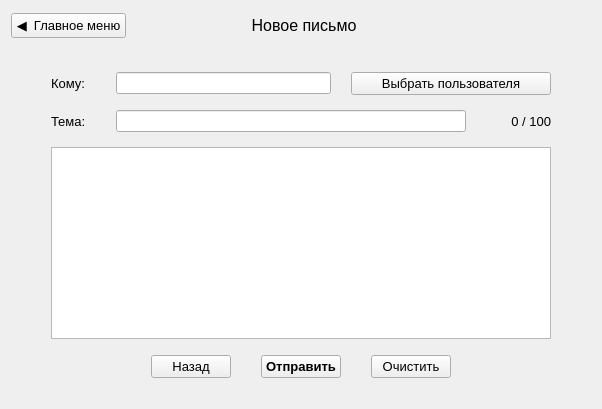
      <widget class="QWidget" name="menu06_page_send_email">
       <layout class="QVBoxLayout" name="verticalLayout_3">
        <item>
         <widget class="QWidget" name="menu06_header" native="true">
          <property name="minimumSize">
           <size>
            <width>0</width>
            <height>30</height>
           </size>
          </property>
          <property name="maximumSize">
           <size>
            <width>16777215</width>
            <height>30</height>
           </size>
          </property>
          <layout class="QHBoxLayout" name="_4" stretch="1,3,1">
           <property name="leftMargin">
            <number>0</number>
           </property>
           <property name="topMargin">
            <number>0</number>
           </property>
           <property name="rightMargin">
            <number>0</number>
           </property>
           <property name="bottomMargin">
            <number>0</number>
           </property>
           <item>
            <widget class="QPushButton" name="menu06_back">
             <property name="font">
              <font>
               <pointsize>10</pointsize>
              </font>
             </property>
             <property name="text">
              <string>◀  Главное меню</string>
             </property>
            </widget>
           </item>
           <item>
            <widget class="QLabel" name="menu06_label">
             <property name="minimumSize">
              <size>
               <width>0</width>
               <height>30</height>
              </size>
             </property>
             <property name="maximumSize">
              <size>
               <width>16777215</width>
               <height>30</height>
              </size>
             </property>
             <property name="text">
              <string>&lt;html&gt;&lt;head/&gt;&lt;body&gt;&lt;p align=&quot;center&quot;&gt;&lt;span style=&quot; font-size:12pt;&quot;&gt;Новое письмо&lt;/span&gt;&lt;/p&gt;&lt;/body&gt;&lt;/html&gt;</string>
             </property>
            </widget>
           </item>
           <item>
            <spacer name="horizontalSpacer_3">
             <property name="orientation">
              <enum>Qt::Horizontal</enum>
             </property>
             <property name="sizeHint" stdset="0">
              <size>
               <width>40</width>
               <height>20</height>
              </size>
             </property>
            </spacer>
           </item>
          </layout>
         </widget>
        </item>
        <item>
         <spacer name="verticalSpacer_4">
          <property name="orientation">
           <enum>Qt::Vertical</enum>
          </property>
          <property name="sizeType">
           <enum>QSizePolicy::Fixed</enum>
          </property>
          <property name="sizeHint" stdset="0">
           <size>
            <width>20</width>
            <height>5</height>
           </size>
          </property>
         </spacer>
        </item>
        <item>
         <layout class="QVBoxLayout" name="menu06_container">
          <property name="leftMargin">
           <number>40</number>
          </property>
          <property name="rightMargin">
           <number>40</number>
          </property>
          <item>
           <spacer name="verticalSpacer_6">
            <property name="orientation">
             <enum>Qt::Vertical</enum>
            </property>
            <property name="sizeType">
             <enum>QSizePolicy::Fixed</enum>
            </property>
            <property name="sizeHint" stdset="0">
             <size>
              <width>20</width>
              <height>20</height>
             </size>
            </property>
           </spacer>
          </item>
          <item>
           <layout class="QVBoxLayout" name="menu06_center_container">
            <property name="spacing">
             <number>15</number>
            </property>
            <item>
             <layout class="QHBoxLayout" name="menu06_recipient">
              <property name="spacing">
               <number>15</number>
              </property>
              <item>
               <widget class="QLabel" name="menu06_recipient_label">
                <property name="minimumSize">
                 <size>
                  <width>50</width>
                  <height>0</height>
                 </size>
                </property>
                <property name="maximumSize">
                 <size>
                  <width>50</width>
                  <height>16777215</height>
                 </size>
                </property>
                <property name="font">
                 <font>
                  <pointsize>10</pointsize>
                 </font>
                </property>
                <property name="text">
                 <string>Кому:</string>
                </property>
               </widget>
              </item>
              <item>
               <widget class="QLineEdit" name="menu06_recipient_field">
                <property name="maxLength">
                 <number>256</number>
                </property>
               </widget>
              </item>
              <item>
               <spacer name="horizontalSpacer_4">
                <property name="orientation">
                 <enum>Qt::Horizontal</enum>
                </property>
                <property name="sizeType">
                 <enum>QSizePolicy::Fixed</enum>
                </property>
                <property name="sizeHint" stdset="0">
                 <size>
                  <width>5</width>
                  <height>5</height>
                 </size>
                </property>
               </spacer>
              </item>
              <item>
               <widget class="QPushButton" name="menu06_recipient_select">
                <property name="minimumSize">
                 <size>
                  <width>200</width>
                  <height>0</height>
                 </size>
                </property>
                <property name="maximumSize">
                 <size>
                  <width>16777215</width>
                  <height>26</height>
                 </size>
                </property>
                <property name="font">
                 <font>
                  <pointsize>10</pointsize>
                 </font>
                </property>
                <property name="text">
                 <string>Выбрать пользователя</string>
                </property>
               </widget>
              </item>
             </layout>
            </item>
            <item>
             <layout class="QHBoxLayout" name="menu06_subject">
              <property name="spacing">
               <number>15</number>
              </property>
              <item>
               <widget class="QLabel" name="menu06_subject_label">
                <property name="minimumSize">
                 <size>
                  <width>50</width>
                  <height>0</height>
                 </size>
                </property>
                <property name="maximumSize">
                 <size>
                  <width>50</width>
                  <height>16777215</height>
                 </size>
                </property>
                <property name="font">
                 <font>
                  <pointsize>10</pointsize>
                 </font>
                </property>
                <property name="text">
                 <string>Тема:</string>
                </property>
               </widget>
              </item>
              <item>
               <widget class="QLineEdit" name="menu06_subject_field">
                <property name="text">
                 <string/>
                </property>
                <property name="maxLength">
                 <number>100</number>
                </property>
               </widget>
              </item>
              <item>
               <widget class="QLabel" name="menu06_subject_length">
                <property name="minimumSize">
                 <size>
                  <width>70</width>
                  <height>0</height>
                 </size>
                </property>
                <property name="font">
                 <font>
                  <pointsize>10</pointsize>
                 </font>
                </property>
                <property name="text">
                 <string>0 / 100</string>
                </property>
                <property name="alignment">
                 <set>Qt::AlignRight|Qt::AlignTrailing|Qt::AlignVCenter</set>
                </property>
               </widget>
              </item>
             </layout>
            </item>
            <item>
             <layout class="QVBoxLayout" name="menu06_text_container">
              <property name="spacing">
               <number>3</number>
              </property>
              <item>
               <widget class="QPlainTextEdit" name="menu06_text_field"/>
              </item>
             </layout>
            </item>
           </layout>
          </item>
          <item>
           <spacer name="verticalSpacer_7">
            <property name="orientation">
             <enum>Qt::Vertical</enum>
            </property>
            <property name="sizeType">
             <enum>QSizePolicy::Fixed</enum>
            </property>
            <property name="sizeHint" stdset="0">
             <size>
              <width>20</width>
              <height>10</height>
             </size>
            </property>
           </spacer>
          </item>
          <item>
           <layout class="QHBoxLayout" name="menu06_bottom_buttons" stretch="1,3,1">
            <property name="spacing">
             <number>30</number>
            </property>
            <property name="leftMargin">
             <number>100</number>
            </property>
            <property name="rightMargin">
             <number>100</number>
            </property>
            <item>
             <widget class="QPushButton" name="menu06_button_back">
              <property name="font">
               <font>
                <pointsize>10</pointsize>
               </font>
              </property>
              <property name="text">
               <string>Назад</string>
              </property>
             </widget>
            </item>
            <item>
             <widget class="QPushButton" name="menu06_button_send">
              <property name="font">
               <font>
                <pointsize>10</pointsize>
                <bold>true</bold>
               </font>
              </property>
              <property name="text">
               <string>Отправить</string>
              </property>
             </widget>
            </item>
            <item>
             <widget class="QPushButton" name="menu06_button_clear">
              <property name="font">
               <font>
                <pointsize>10</pointsize>
               </font>
              </property>
              <property name="text">
               <string>Очистить</string>
              </property>
             </widget>
            </item>
           </layout>
          </item>
          <item>
           <spacer name="verticalSpacer_8">
            <property name="orientation">
             <enum>Qt::Vertical</enum>
            </property>
            <property name="sizeType">
             <enum>QSizePolicy::Fixed</enum>
            </property>
            <property name="sizeHint" stdset="0">
             <size>
              <width>20</width>
              <height>20</height>
             </size>
            </property>
           </spacer>
          </item>
         </layout>
        </item>
       </layout>
      </widget>
